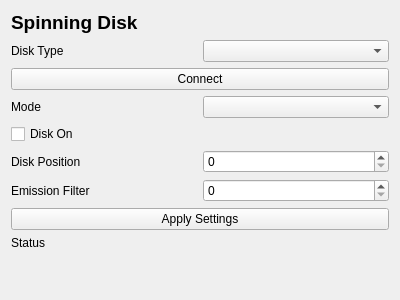
<?xml version="1.0" encoding="UTF-8"?>
<ui version="4.0">
 <class>Form</class>
 <widget class="QWidget" name="Form">
  <property name="geometry">
   <rect>
    <x>0</x>
    <y>0</y>
    <width>400</width>
    <height>300</height>
   </rect>
  </property>
  <property name="windowTitle">
   <string>Form</string>
  </property>
  <layout class="QGridLayout" name="gridLayout">
   <item row="7" column="0">
    <widget class="QLabel" name="label_disk_position">
     <property name="text">
      <string>Disk Position</string>
     </property>
    </widget>
   </item>
   <item row="7" column="1">
    <widget class="QSpinBox" name="spinBox_disk_position"/>
   </item>
   <item row="4" column="0" colspan="2">
    <widget class="QPushButton" name="pushButton_disk_connect">
     <property name="text">
      <string>Connect</string>
     </property>
    </widget>
   </item>
   <item row="1" column="1">
    <widget class="QComboBox" name="comboBox_disk_type"/>
   </item>
   <item row="8" column="1">
    <widget class="QSpinBox" name="spinBox_disk_emission_filter"/>
   </item>
   <item row="10" column="0" colspan="2">
    <widget class="QLabel" name="label_disk_status">
     <property name="text">
      <string>Status</string>
     </property>
    </widget>
   </item>
   <item row="0" column="0" colspan="2">
    <widget class="QLabel" name="label_title">
     <property name="font">
      <font>
       <pointsize>14</pointsize>
       <weight>75</weight>
       <bold>true</bold>
      </font>
     </property>
     <property name="text">
      <string>Spinning Disk</string>
     </property>
    </widget>
   </item>
   <item row="9" column="0" colspan="2">
    <widget class="QPushButton" name="pushButton_disk_apply">
     <property name="text">
      <string>Apply Settings</string>
     </property>
    </widget>
   </item>
   <item row="8" column="0">
    <widget class="QLabel" name="label_disk_emission_filter">
     <property name="text">
      <string>Emission Filter</string>
     </property>
    </widget>
   </item>
   <item row="11" column="0" colspan="2">
    <spacer name="verticalSpacer">
     <property name="orientation">
      <enum>Qt::Vertical</enum>
     </property>
     <property name="sizeHint" stdset="0">
      <size>
       <width>20</width>
       <height>40</height>
      </size>
     </property>
    </spacer>
   </item>
   <item row="1" column="0">
    <widget class="QLabel" name="label_disk_type">
     <property name="text">
      <string>Disk Type</string>
     </property>
    </widget>
   </item>
   <item row="6" column="0">
    <widget class="QCheckBox" name="checkBox_disk_onoff">
     <property name="text">
      <string>Disk On</string>
     </property>
    </widget>
   </item>
   <item row="5" column="1">
    <widget class="QComboBox" name="comboBox_disk_mode"/>
   </item>
   <item row="5" column="0">
    <widget class="QLabel" name="label_disk_mode">
     <property name="text">
      <string>Mode</string>
     </property>
    </widget>
   </item>
  </layout>
 </widget>
 <resources/>
 <connections/>
</ui>
